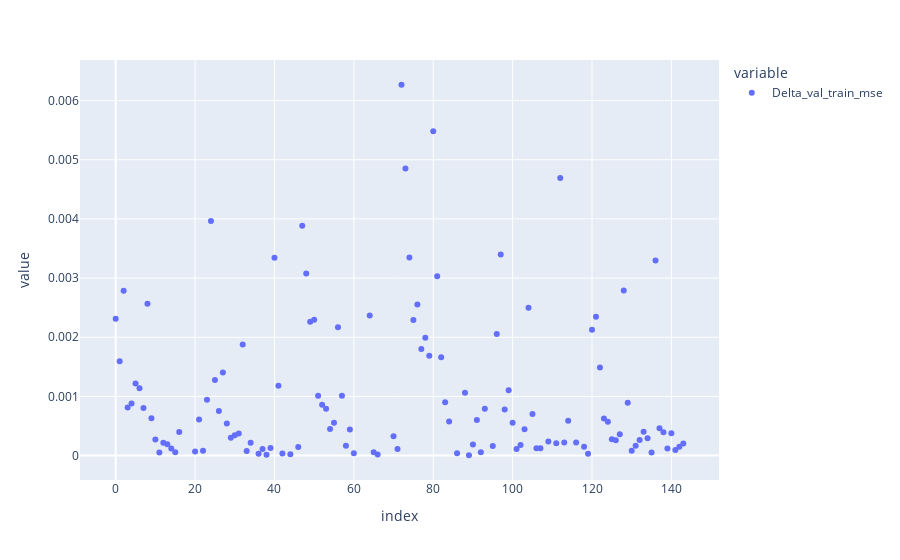

Here is the notebook cell this chart was saved with:
### Code cell
top_min_delta['Delta_val_train_mse'].plot(kind = 'scatter')
